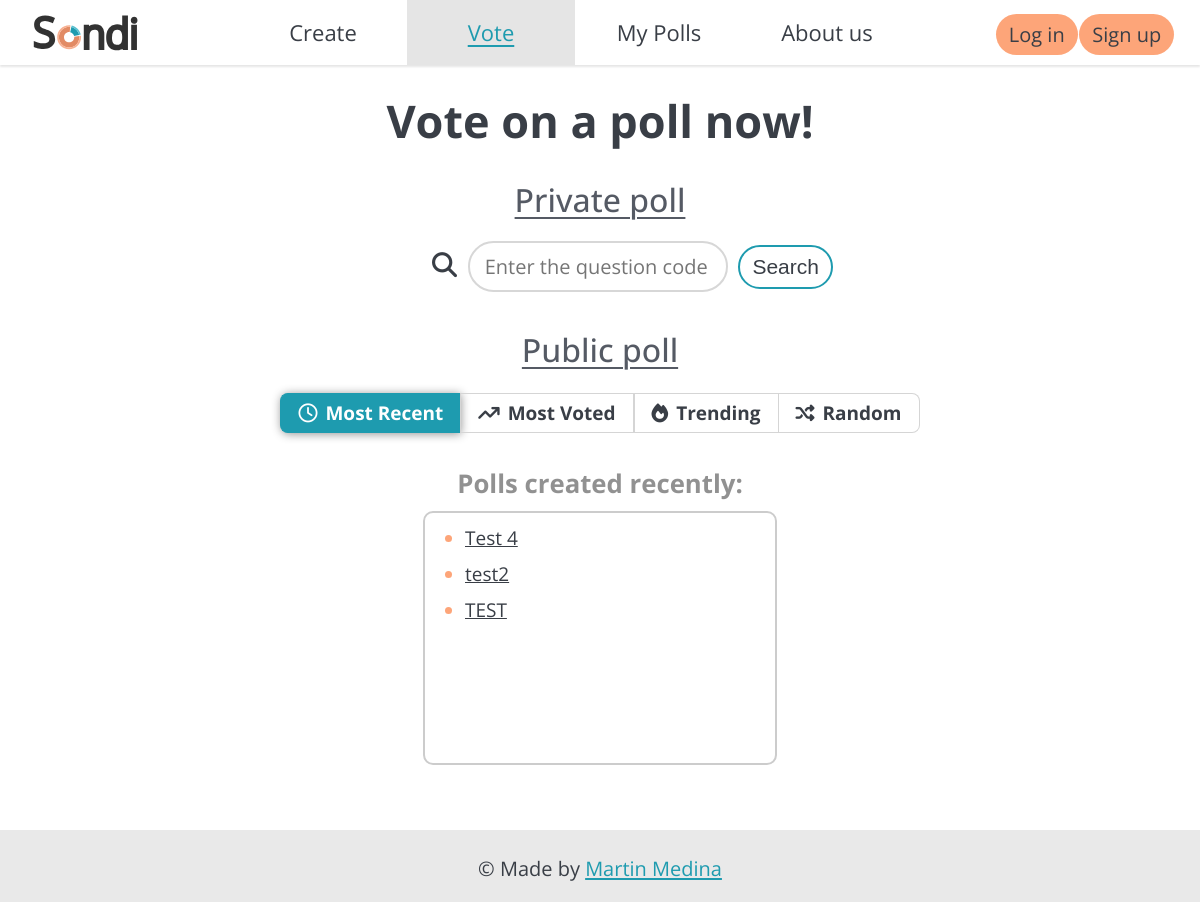
Screenshot of /polls/ with the database file from the repository.
### polls/models.py (models this page shows, shortened)
class Question(models.Model):
    question_text = models.CharField(max_length=200, blank=False)
    pub_date = models.DateTimeField("date published")
    code = models.CharField(max_length=6, blank=False, unique=True)
    VISIBILITY_CHOICES=[
        ('private', 'Private'),
        ('public', 'Public')
    ]
    visibility = models.CharField(blank=False, default='private', max_length=7,
                                  choices=VISIBILITY_CHOICES)
    owner = models.ForeignKey("authentication.CustomUser", on_delete=models.CASCADE)

### polls/views.py (the view, shortened to what this page needs)
# urls.py: path("", views.IndexView.as_view(), name="index"),
class IndexView(generic.ListView, generic.FormView):
    template_name = "polls/index.html"
    context_object_name = "latest_question_list"
    form_class = CodeForm
    def get_queryset(self):
        most_recent = Question.objects.filter(visibility='public',
                                                pub_date__lte=timezone.now()
                                                ).order_by("-pub_date")[:20]
        most_voted = Question.objects.filter(visibility='public',
                                                pub_date__lte=timezone.now()
                                                ).annotate(total_votes=Sum('choice__votes')
                                                ).order_by('-total_votes')[:20]
        questions_last24h = Question.objects.filter(visibility='public',
                                                    pub_date__lte=timezone.now(),
                                                    pub_date__gte=timezone.now() - datetime.timedelta(days=1))
        trending = questions_last24h.annotate(total_votes=Sum('choice__votes'),
                                                ).order_by('-total_votes')[:20]
        random = Question.objects.filter(visibility='public',
                                            pub_date__lte=timezone.now()
                                            ).order_by('?')[:20]
        return (most_recent, most_voted, trending, random)
    def get_context_data(self, **kwargs):
        context = super().get_context_data(**kwargs)
        context['form'] = self.get_form()
        most_recent, most_voted, trending, random = self.get_queryset()
        context['most_recent'] = most_recent
        context['most_voted'] = most_voted
        context['trending'] = trending
        context['random'] = random
        return context

### polls/forms.py
class CodeForm(forms.Form):
    question_code = forms.CharField(label="", max_length=6, required=True,
                                    widget=forms.TextInput(attrs={
                                        'placeholder': 'Enter the question code'
                                        }),
                                    )

### polls/templates/polls/index.html (shortened to what this page needs)
{% extends "base.html" %}
{% block css %}
{% load static %}
{% static 'polls/style.css' %}
{% endblock %}
{% block voteSelected %}
class="selected"
{% endblock %}
{% block content %}
<main id="polls-index-main">
    <h1>Vote on a poll now!</h1>
    <h2>Private poll</h2>
    <form method="POST" id="search-form">
       <i class="fa-solid fa-magnifying-glass"></i>
        {{ form }}
        <button type="submit" id="search-button" class="button">Search</button>
    </form>
    <h2>Public poll</h2>
    <div class="list-switch" id="topic-search-bar">
        <ul>
            <li id="most-recent" onclick="mostRecentSelected()" class="selected"><i class="fa-regular fa-clock"></i>Most Recent</li>
            <li id="most-voted" onclick="mostVotedSelected()" class=""><i class="fa-solid fa-arrow-trend-up"></i>Most Voted</li>
            <li id="trending" onclick="trendingSelected()" class=""><i class="fa-solid fa-fire"></i>Trending</li>
            <li id="random" onclick="randomSelected()" class=""><i class="fa-solid fa-shuffle"></i>Random</li>
        </ul>
    </div>
    <h3 id="public-questions-topic-title">Polls created recently:</h3>
    <div id="public-questions-list">
        <div id="most-recent-questions" class="">
            {% if most_recent %}
                <ul>
                {% for question in most_recent %}
                    <li><a href="{% url 'polls:vote' question.code %}">{{ question.question_text }}</a></li>
                {% endfor %}
                </ul>
            {% else %}
                <p class="display-error-message">No polls are available.</p>
            {% endif %}
        </div>
    </div>
</main>
{% endblock %}

### static/base.css (style rules this page uses)
html, body { height: 100%; }
body { width: 100%; background-color: #fffffffc; font-family: "Open sans", sans-serif; font-size: 22px; color: #393e46; margin: 0; display: flex; flex-direction: column; }
.selected { background-color: #e5e5e5 !important; color: #1e9baf; text-decoration-color: #1e9baf !important; text-decoration: underline; text-decoration-thickness: 1.5px; text-underline-offset: 4px; }
main { text-align: center; flex: 1; margin: 65px 0; }
main h1 { font-size: 45px; margin-top: 25px; margin-bottom: 25px; }
main ul li { text-align: left; color: #393e46; margin-top: 0; margin-bottom: 10px; }
main ul li::marker { color: #fda579; }
.button { text-decoration: none; color: #393e46; border-radius: 40px; border: solid #fda579 3px; background-color: #fffffffc; padding: 7px 20px }

### polls/static/polls/style.css (style rules this page uses)
h2 { font-size: 32px; font-weight: 450; color: #555a64; margin-bottom: 15px; text-decoration: underline; text-decoration-thickness: 2px; text-underline-offset: 5px; }
h3 { color: #919191; }
form { margin: 0; }
input { color: #393e46; border-radius: 40px; border: solid #d7d7d7 2px; width: 25vw; padding: 10px 15px; font-family: "Open sans", sans-serif; font-size: 20px; }
#polls-index-main h2 { margin-bottom: 10px; }
#polls-index-main h3 { margin: 0; }
#search-form i { margin-left: 65px; font-size: 25px; padding-right: 5px; }
#search-form input { width: 260px; margin: 10px 5px 10px 0; }
#search-button { font-size: 21px; margin: 10px 0 0 0; border: solid #1e9baf 2.5px; padding: 8px 12px; }
.list-switch ul { padding-left: 0; display: flex; flex-direction: row; justify-content: center; }
.list-switch li.selected { text-decoration: none; background-color: #1e9baf !important; color: #FFF; box-shadow: 1px 1px 10px #929292; border-color: #1e9baf; }
.list-switch i { margin-right: 8px; }
#public-questions-list { margin: 10px auto 0 auto; padding-top: 0; height: 250px; width: fit-content; min-width: 350px; border: 2px solid #ccc; border-radius: 10px; font-size: 19px; overflow: auto; }
#public-questions-list ul { margin: 12px 0; }
#public-questions-list a { color: #393e46; }

### rows the page displays
Question: question_text "Test 4"
Question: question_text "test2"
Question: question_text "TEST"
